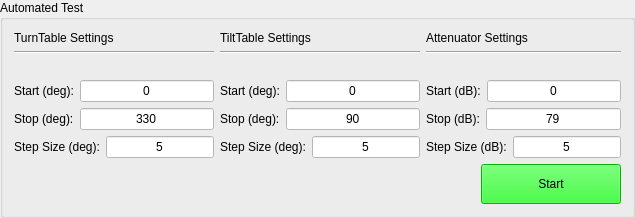
                  <widget class="QGroupBox" name="groupBox_17">
                   <property name="title">
                    <string>Automated Test</string>
                   </property>
                   <layout class="QGridLayout" name="gridLayout_14">
                    <item row="0" column="0">
                     <layout class="QVBoxLayout" name="verticalLayout_9">
                      <item>
                       <layout class="QHBoxLayout" name="horizontalLayout_13">
                        <item>
                         <layout class="QVBoxLayout" name="verticalLayout_8">
                          <item>
                           <widget class="QLabel" name="label_43">
                            <property name="text">
                             <string>TurnTable Settings</string>
                            </property>
                           </widget>
                          </item>
                          <item>
                           <widget class="Line" name="line_6">
                            <property name="orientation">
                             <enum>Qt::Horizontal</enum>
                            </property>
                           </widget>
                          </item>
                          <item>
                           <spacer name="verticalSpacer_2">
                            <property name="orientation">
                             <enum>Qt::Vertical</enum>
                            </property>
                            <property name="sizeType">
                             <enum>QSizePolicy::Minimum</enum>
                            </property>
                            <property name="sizeHint" stdset="0">
                             <size>
                              <width>20</width>
                              <height>20</height>
                             </size>
                            </property>
                           </spacer>
                          </item>
                          <item>
                           <layout class="QHBoxLayout" name="horizontalLayout_10">
                            <item>
                             <widget class="QLabel" name="label_37">
                              <property name="text">
                               <string>Start (deg):</string>
                              </property>
                             </widget>
                            </item>
                            <item>
                             <widget class="QLineEdit" name="ANT_autoDegStart">
                              <property name="maximumSize">
                               <size>
                                <width>1000</width>
                                <height>40</height>
                               </size>
                              </property>
                              <property name="styleSheet">
                               <string notr="true">background-color: rgb(255, 255, 255);</string>
                              </property>
                              <property name="text">
                               <string>0</string>
                              </property>
                              <property name="alignment">
                               <set>Qt::AlignCenter</set>
                              </property>
                             </widget>
                            </item>
                           </layout>
                          </item>
                          <item>
                           <layout class="QHBoxLayout" name="horizontalLayout_11">
                            <item>
                             <widget class="QLabel" name="label_38">
                              <property name="text">
                               <string>Stop (deg):</string>
                              </property>
                             </widget>
                            </item>
                            <item>
                             <widget class="QLineEdit" name="ANT_autoDegEnd">
                              <property name="maximumSize">
                               <size>
                                <width>1000</width>
                                <height>40</height>
                               </size>
                              </property>
                              <property name="styleSheet">
                               <string notr="true">background-color: rgb(255, 255, 255);</string>
                              </property>
                              <property name="text">
                               <string>330</string>
                              </property>
                              <property name="alignment">
                               <set>Qt::AlignCenter</set>
                              </property>
                             </widget>
                            </item>
                           </layout>
                          </item>
                          <item>
                           <layout class="QHBoxLayout" name="horizontalLayout_12">
                            <item>
                             <widget class="QLabel" name="label_39">
                              <property name="text">
                               <string>Step Size (deg):</string>
                              </property>
                             </widget>
                            </item>
                            <item>
                             <widget class="QLineEdit" name="ANT_autoDegStep">
                              <property name="maximumSize">
                               <size>
                                <width>1000</width>
                                <height>40</height>
                               </size>
                              </property>
                              <property name="styleSheet">
                               <string notr="true">background-color: rgb(255, 255, 255);</string>
                              </property>
                              <property name="text">
                               <string>5</string>
                              </property>
                              <property name="alignment">
                               <set>Qt::AlignCenter</set>
                              </property>
                             </widget>
                            </item>
                           </layout>
                          </item>
                         </layout>
                        </item>
                        <item>
                         <layout class="QVBoxLayout" name="verticalLayout_8a">
                          <item>
                           <widget class="QLabel" name="label_43a">
                            <property name="text">
                             <string>TiltTable Settings</string>
                            </property>
                           </widget>
                          </item>
                          <item>
                           <widget class="Line" name="line_6a">
                            <property name="orientation">
                             <enum>Qt::Horizontal</enum>
                            </property>
                           </widget>
                          </item>
                          <item>
                           <spacer name="verticalSpacer_2a">
                            <property name="orientation">
                             <enum>Qt::Vertical</enum>
                            </property>
                            <property name="sizeType">
                             <enum>QSizePolicy::Minimum</enum>
                            </property>
                            <property name="sizeHint" stdset="0">
                             <size>
                              <width>20</width>
                              <height>20</height>
                             </size>
                            </property>
                           </spacer>
                          </item>
                          <item>
                           <layout class="QHBoxLayout" name="horizontalLayout_10a">
                            <item>
                             <widget class="QLabel" name="label_37a">
                              <property name="text">
                               <string>Start (deg):</string>
                              </property>
                             </widget>
                            </item>
                            <item>
                             <widget class="QLineEdit" name="ANT_tiltDegStart">
                              <property name="maximumSize">
                               <size>
                                <width>1000</width>
                                <height>40</height>
                               </size>
                              </property>
                              <property name="styleSheet">
                               <string notr="true">background-color: rgb(255, 255, 255);</string>
                              </property>
                              <property name="text">
                               <string>0</string>
                              </property>
                              <property name="alignment">
                               <set>Qt::AlignCenter</set>
                              </property>
                             </widget>
                            </item>
                           </layout>
                          </item>
                          <item>
                           <layout class="QHBoxLayout" name="horizontalLayout_11a">
                            <item>
                             <widget class="QLabel" name="label_38">
                              <property name="text">
                               <string>Stop (deg):</string>
                              </property>
                             </widget>
                            </item>
                            <item>
                             <widget class="QLineEdit" name="ANT_tiltDegEnd">
                              <property name="maximumSize">
                               <size>
                                <width>1000</width>
                                <height>40</height>
                               </size>
                              </property>
                              <property name="styleSheet">
                               <string notr="true">background-color: rgb(255, 255, 255);</string>
                              </property>
                              <property name="text">
                               <string>90</string>
                              </property>
                              <property name="alignment">
                               <set>Qt::AlignCenter</set>
                              </property>
                             </widget>
                            </item>
                           </layout>
                          </item>
                          <item>
                           <layout class="QHBoxLayout" name="horizontalLayout_12a">
                            <item>
                             <widget class="QLabel" name="label_39a">
                              <property name="text">
                               <string>Step Size (deg):</string>
                              </property>
                             </widget>
                            </item>
                            <item>
                             <widget class="QLineEdit" name="ANT_tiltDegStep">
                              <property name="maximumSize">
                               <size>
                                <width>1000</width>
                                <height>40</height>
                               </size>
                              </property>
                              <property name="styleSheet">
                               <string notr="true">background-color: rgb(255, 255, 255);</string>
                              </property>
                              <property name="text">
                               <string>5</string>
                              </property>
                              <property name="alignment">
                               <set>Qt::AlignCenter</set>
                              </property>
                             </widget>
                            </item>
                           </layout>
                          </item>
                         </layout>
                        </item>
                        <item>
                         <layout class="QVBoxLayout" name="verticalLayout_7">
                          <item>
                           <widget class="QLabel" name="label_44">
                            <property name="text">
                             <string>Attenuator Settings</string>
                            </property>
                           </widget>
                          </item>
                          <item>
                           <widget class="Line" name="line_7">
                            <property name="orientation">
                             <enum>Qt::Horizontal</enum>
                            </property>
                           </widget>
                          </item>
                          <item>
                           <spacer name="verticalSpacer_3">
                            <property name="orientation">
                             <enum>Qt::Vertical</enum>
                            </property>
                            <property name="sizeType">
                             <enum>QSizePolicy::Minimum</enum>
                            </property>
                            <property name="sizeHint" stdset="0">
                             <size>
                              <width>20</width>
                              <height>20</height>
                             </size>
                            </property>
                           </spacer>
                          </item>
                          <item>
                           <layout class="QHBoxLayout" name="horizontalLayout_7">
                            <item>
                             <widget class="QLabel" name="label_40">
                              <property name="text">
                               <string>Start (dB):</string>
                              </property>
                             </widget>
                            </item>
                            <item>
                             <widget class="QLineEdit" name="ANT_autoAttStart">
                              <property name="maximumSize">
                               <size>
                                <width>1000</width>
                                <height>40</height>
                               </size>
                              </property>
                              <property name="styleSheet">
                               <string notr="true">background-color: rgb(255, 255, 255);</string>
                              </property>
                              <property name="text">
                               <string>0</string>
                              </property>
                              <property name="alignment">
                               <set>Qt::AlignCenter</set>
                              </property>
                             </widget>
                            </item>
                           </layout>
                          </item>
                          <item>
                           <layout class="QHBoxLayout" name="horizontalLayout_8">
                            <item>
                             <widget class="QLabel" name="label_41">
                              <property name="text">
                               <string>Stop (dB):</string>
                              </property>
                             </widget>
                            </item>
                            <item>
                             <widget class="QLineEdit" name="ANT_autoAttEnd">
                              <property name="maximumSize">
                               <size>
                                <width>1000</width>
                                <height>40</height>
                               </size>
                              </property>
                              <property name="styleSheet">
                               <string notr="true">background-color: rgb(255, 255, 255);</string>
                              </property>
                              <property name="text">
                               <string>79</string>
                              </property>
                              <property name="alignment">
                               <set>Qt::AlignCenter</set>
                              </property>
                             </widget>
                            </item>
                           </layout>
                          </item>
                          <item>
                           <layout class="QHBoxLayout" name="horizontalLayout_9">
                            <item>
                             <widget class="QLabel" name="label_42">
                              <property name="text">
                               <string>Step Size (dB):</string>
                              </property>
                             </widget>
                            </item>
                            <item>
                             <widget class="QLineEdit" name="ANT_autoAttStep">
                              <property name="maximumSize">
                               <size>
                                <width>1000</width>
                                <height>40</height>
                               </size>
                              </property>
                              <property name="styleSheet">
                               <string notr="true">background-color: rgb(255, 255, 255);</string>
                              </property>
                              <property name="text">
                               <string>5</string>
                              </property>
                              <property name="alignment">
                               <set>Qt::AlignCenter</set>
                              </property>
                             </widget>
                            </item>
                           </layout>
                          </item>
                         </layout>
                        </item>
                       </layout>
                      </item>
                      <item>
                       <layout class="QHBoxLayout" name="horizontalLayout_14">
                        <item>
                         <spacer name="horizontalSpacer_4">
                          <property name="minimumSize">
                           <size>
                            <width>140</width>
                            <height>40</height>
                           </size>
                          </property>
                          <property name="maximumSize">
                           <size>
                            <width>140</width>
                            <height>40</height>
                           </size>
                          </property>
                          <property name="orientation">
                           <enum>Qt::Horizontal</enum>
                          </property>
                          <property name="sizeHint" stdset="0">
                           <size>
                            <width>137</width>
                            <height>37</height>
                           </size>
                          </property>
                         </spacer>
                        </item>
                        <item>
                         <widget class="QPushButton" name="ANT_StartBtn">
                          <property name="minimumSize">
                           <size>
                            <width>140</width>
                            <height>40</height>
                           </size>
                          </property>
                          <property name="maximumSize">
                           <size>
                            <width>140</width>
                            <height>40</height>
                           </size>
                          </property>
                          <property name="styleSheet">
                           <string notr="true">background-color: rgb(0, 255, 0);</string>
                          </property>
                          <property name="text">
                           <string>Start</string>
                          </property>
                         </widget>
                        </item>
                       </layout>
                      </item>
                     </layout>
                    </item>
                   </layout>
                  </widget>
